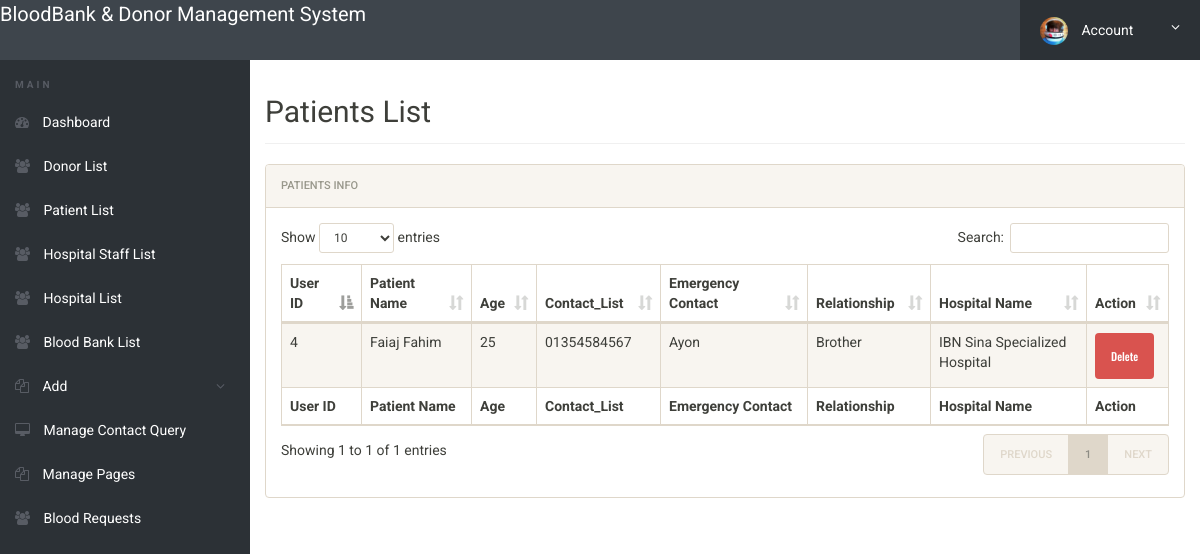
The page /admin/patient-list.php (signed in) on the database its author committed.
### tables this page shows
CREATE TABLE `patient` (
  `User_ID` int(11) NOT NULL,
  `Age` int(11) DEFAULT NULL,
  `Hospital_Id` int(11) DEFAULT NULL,
  `Blood_Group` varchar(5) DEFAULT NULL
);

CREATE TABLE `user` (
  `User_ID` int(11) NOT NULL,
  `Name` varchar(100) DEFAULT NULL,
  `Role` enum('Admin','Donor','Hospital Staff','Receiver') DEFAULT NULL,
  `LogID` int(11) DEFAULT NULL,
  `Per_Id` int(11) DEFAULT NULL
);

CREATE TABLE `hospital` (
  `Hospital_Id` int(11) NOT NULL,
  `Name` varchar(100) DEFAULT NULL,
  `Street` varchar(100) DEFAULT NULL,
  `City` varchar(50) DEFAULT NULL
);

### admin/patient-list.php (the view, shortened to what this page needs)
<?php
include('includes/config.php');
if(strlen($_SESSION['alogin'])==0)
	{
header('location:../index.php');
}
else{
?>
<!doctype html>
<html lang="en" class="no-js">
<head>
	<link rel="stylesheet" href="css/font-awesome.min.css">
	<link rel="stylesheet" href="css/bootstrap.min.css">
	<link rel="stylesheet" href="css/dataTables.bootstrap.min.css">
	<link rel="stylesheet" href="css/bootstrap-social.css">
	<link rel="stylesheet" href="css/bootstrap-select.css">
	<link rel="stylesheet" href="css/fileinput.min.css">
	<link rel="stylesheet" href="css/awesome-bootstrap-checkbox.css">
	<link rel="stylesheet" href="css/style.css">
</head>
<body>
	<?php include('includes/header.php');?>
	<div class="ts-main-content">
		<?php include('includes/leftbar.php');?>
		<div class="content-wrapper">
			<div class="container-fluid">
				<div class="row">
					<div class="col-md-12">
						<h2 class="page-title">Patients List</h2>
						<div class="panel panel-default">
							<div class="panel-heading">Patients Info</div>
							<div class="panel-body">
								<table id="zctb" class="display table table-striped table-bordered table-hover" cellspacing="0" width="100%">
									<thead>
										<tr>
											<th>User ID</th>
											<th>Patient Name</th>
											<th>Age</th>
											<th>Contact_List</th>
											<th>Emergency Contact</th>
											<th>Relationship</th>
											<th>Hospital Name</th>
											<th>Action</th>
										</tr>
									</thead>
									<tfoot>
										<tr>
											<th>User ID</th>
											<th>Patient Name</th>
											<th>Age</th>
											<th>Contact_List</th>
											<th>Emergency Contact</th>
											<th>Relationship</th>
											<th>Hospital Name</th>
											<th>Action</th>
										</tr>
									</tfoot>
									<tbody>
										<?php
										$sql = "SELECT
											Patient.User_ID,
											Patient.Age,
											Hospital.Name AS Hospital_Name,
											Issue.Issues,
											EmergencyContact.Relationship,
											GROUP_CONCAT(DISTINCT PatientContact.Contact) AS Contact_List,
											ContactName.Name AS Contact_Name,
											User.Name AS Patient_Name
										FROM
											Patient
										LEFT JOIN
											Hospital ON Patient.Hospital_Id = Hospital.Hospital_Id
										LEFT JOIN
											Issue ON Patient.User_ID = Issue.User_ID
										LEFT JOIN
											EmergencyContact ON Patient.User_ID = EmergencyContact.User_ID
										LEFT JOIN
											PatientContact ON Patient.User_ID = PatientContact.User_ID
										LEFT JOIN
											ContactName ON EmergencyContact.Contact_ID = ContactName.Contact_ID
										LEFT JOIN
											User ON Patient.User_ID = User.User_ID
										GROUP BY
											Patient.User_ID;";
										$query = $dbh->prepare($sql);
										$query->execute();
										$results = $query->fetchAll(PDO::FETCH_ASSOC);
										if($query->rowCount() > 0) {
											foreach($results as $result) {
										?>
											<tr>
												<td><?php echo htmlentities($result['User_ID']);?></td>
												<td><?php echo htmlentities($result['Patient_Name']);?></td>
												<td><?php echo htmlentities($result['Age']);?></td>
												<td><?php echo htmlentities($result['Contact_List']);?></td>
												<td><?php echo htmlentities($result['Contact_Name']);?></td>
												<td><?php echo htmlentities($result['Relationship']);?></td>
												<td><?php echo htmlentities($result['Hospital_Name']);?></td>
												<td>
													<a href="donor-list.php?del=<?php echo htmlentities($result['User_ID']);?>" onclick="return confirm('Do you really want to delete this record')" class="btn btn-danger" style="margin-top:1%;"> Delete</a>
												</td>
											</tr>
										<?php
											}
										}
										?>
									</tbody>
								</table>
							</div>
						</div>
					</div>
				</div>
			</div>
		</div>
	</div>
</body>
</html>
<?php } ?>

### admin/css/style.css (style rules this page uses)
html { font-size: 14px; }
@media only screen and (min-width: 480px) { html { font-size: 17px; } }
@media only screen and (min-width: 768px) { html { font-size: 14px; } }
body { font-size: 1em; }
a { color: #37a6c4; }
.btn { font-family: 'Oswald', sans-serif; }
.panel { overflow: hidden; }
.btn { text-transform: none; }
.page-title { padding-bottom: 15px; margin-bottom: 20px; border-bottom: 1px solid #f0f0f0; }
.ts-main-content .content-wrapper { padding-top: 15px; margin-top: 60px; }
@media only screen and (min-width: 992px) { .ts-main-content .content-wrapper { margin-left: 250px; } }

### rows shown on the page
patient: User_ID "4", User_ID.Name "Faiaj Fahim", Age "25", Contact_List "01354584567", Contact_Name "Ayon", Relationship "Brother", Hospital_Id.Name "IBN Sina Specialized Hospital"
